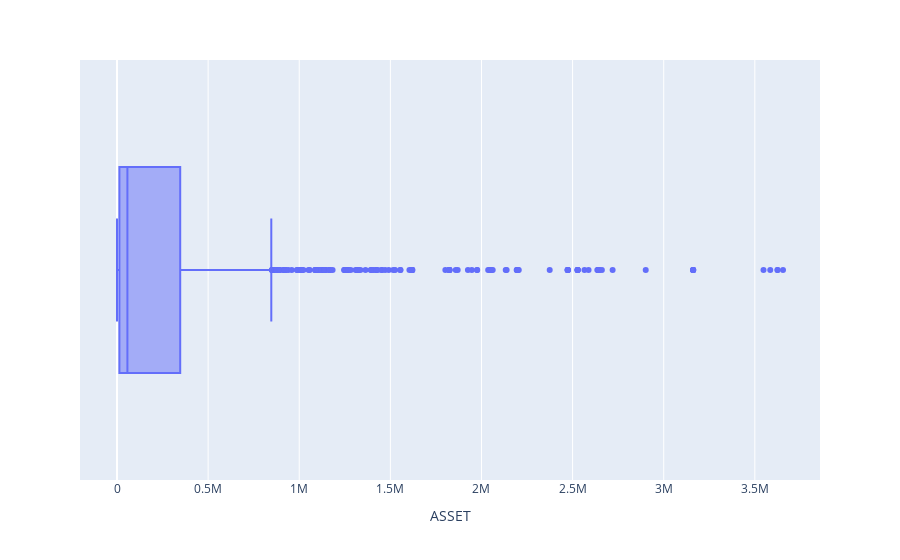

Notebook code cell kept with this figure:
### Markdown cell above
*WE CAN SEE WE HQAVE OUTLIERS IN THE DATA*

### Code cell
fig = px.box(data_frame=df, x='ASSET')
fig.show()

### Figure 1 — Plotly figure (JSON) as saved in the notebook; plotly's stock layout.template omitted (floating-point values rounded to 4 significant figures; data arrays with more than 128 entries replaced by an {"elided": "..."} marker saying what was removed)
{"data": [{"alignmentgroup": "True", "hovertemplate": "ASSET=%{x}<extra></extra>", "legendgroup": "", "marker": {"color": "#636efa"}, "name": "", "notched": false, "offsetgroup": "", "orientation": "h", "showlegend": false, "type": "box", "x": {"elided": "1931 int values"}, "x0": " ", "xaxis": "x", "y0": " ", "yaxis": "y"}], "layout": {"boxmode": "group", "legend": {"tracegroupgap": 0}, "margin": {"t": 60}, "xaxis": {"anchor": "y", "domain": [0, 1], "title": {"text": "ASSET"}}, "yaxis": {"anchor": "x", "domain": [0, 1]}}}
